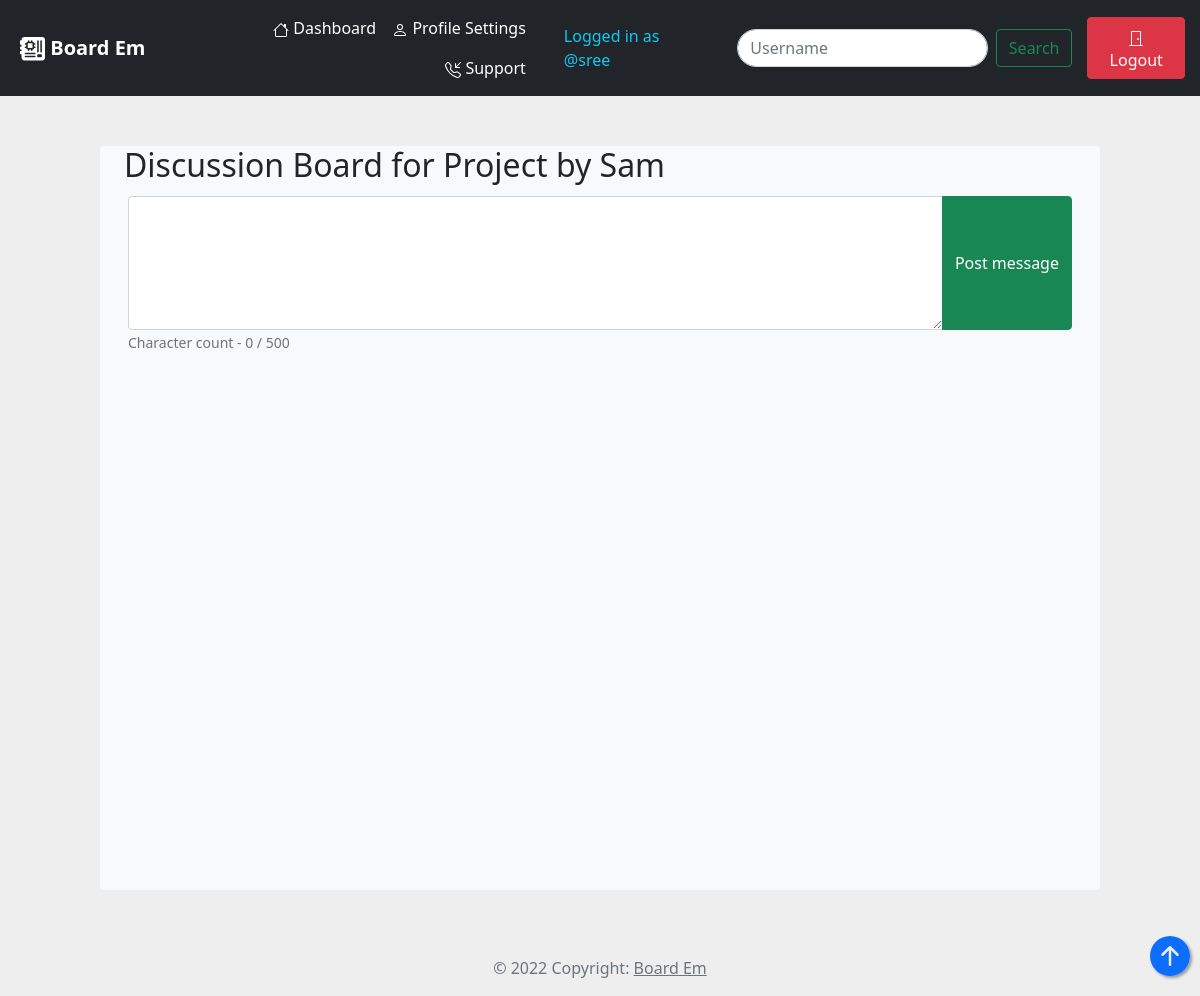
The app's page /account/discussion_board/8db33bc3-3cf2-4c0a-8137-505e317b6010/ (signed in), older data.
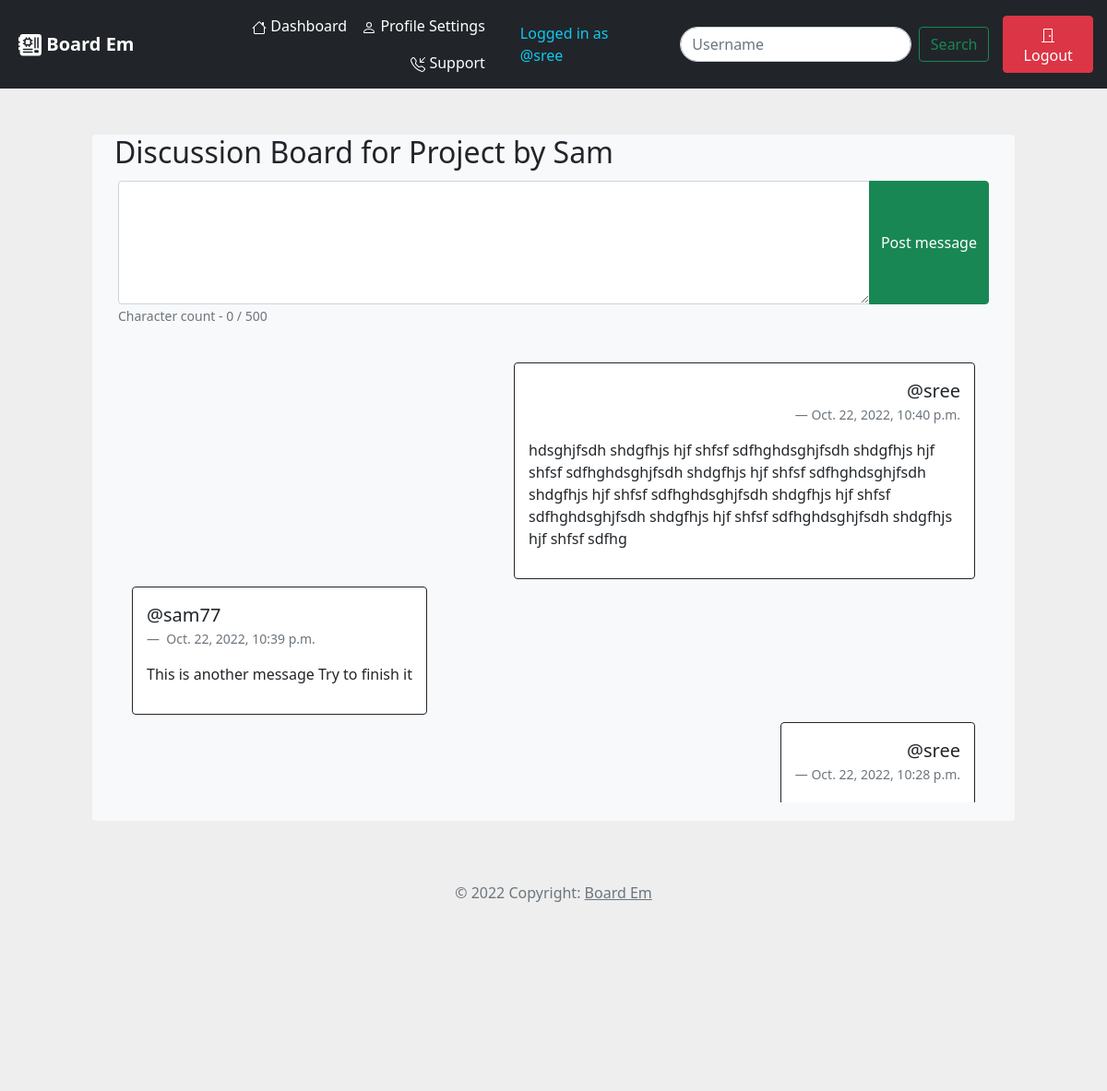
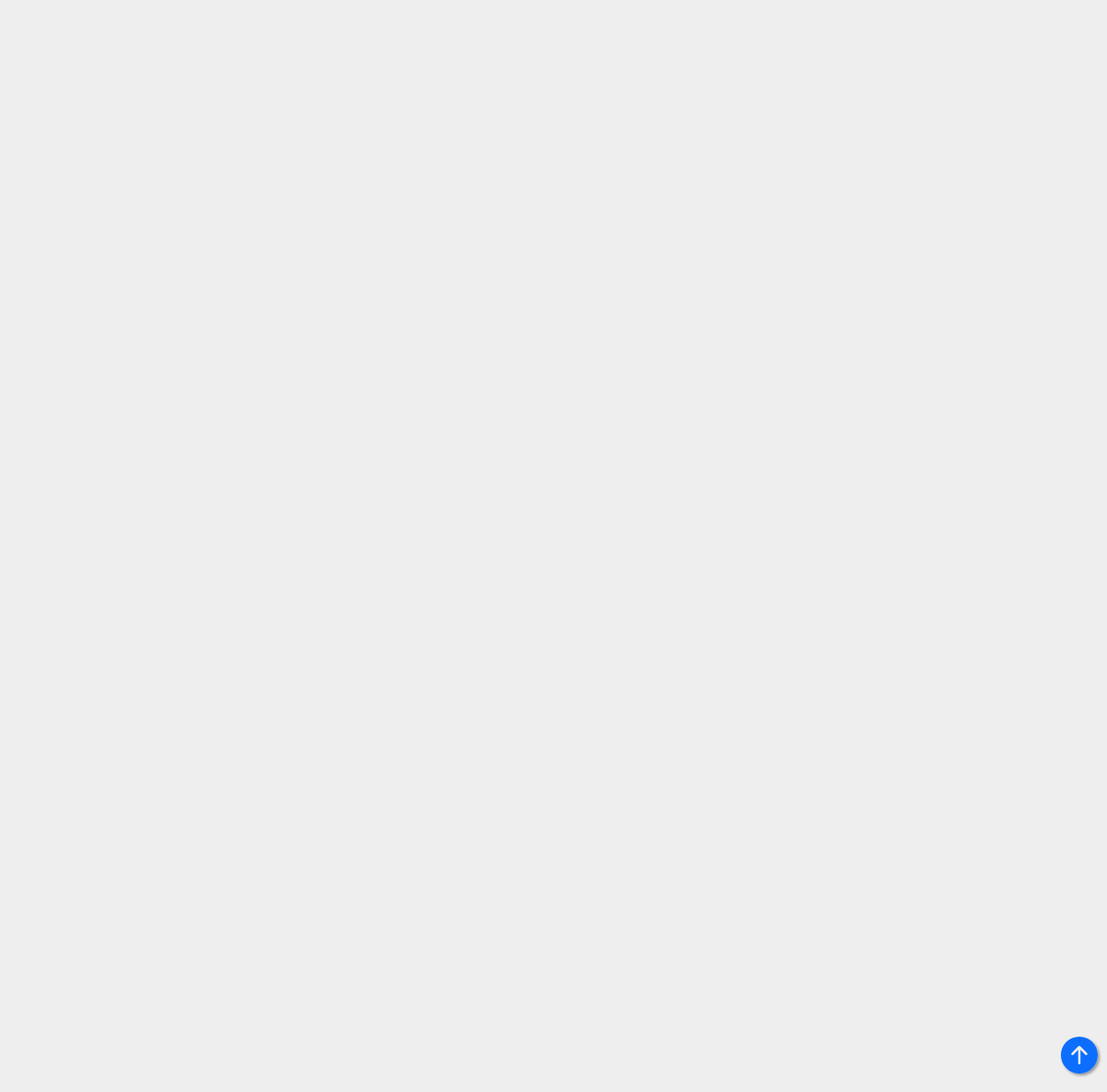
The same page, newer data (2 pictures, top to bottom).
### Intendance/models.py (models this page shows, shortened)
class Discussions(models.Model):
    posted_by = models.ForeignKey(User, on_delete=models.CASCADE)
    project = models.ForeignKey(Project, on_delete=models.CASCADE)
    message = models.TextField()
    posted_on = models.DateTimeField(auto_now=True)

### Intendance/views.py (the view)
# urls.py: path('discussion_board/<str:project_id>/', views.project_discussion_page, name="discussion-board"),
@login_required(login_url='login')
def project_discussion_page(request, project_id):
    project_obj = Project.objects.get(project_id=project_id)
    discussion_obj = Discussions.objects.filter(project=project_obj).order_by('-posted_on')
    data = {
        'project': project_obj,
        'discussions' : discussion_obj,
    }
    if request.method == "POST":
        message = request.POST.get('message')
        Discussions.objects.create(posted_by=request.user, project=project_obj, message=message)
        return redirect('discussion-board', project_id=project_id)
    return render(request, "Intendance/project_discussion.html", data)

### templates/Intendance/project_discussion.html (shortened to what this page needs)
{% extends 'Intendance/base_layout.html' %}
{% load static %}
{% block discussion_board %}
<div class="container" style="justify-content:center;margin-top:50px">
    <div class="container my-5 bg-light rounded" style="width:1000px">
        <h2> Discussion Board for {{ project.name }} </h2>
        <div class="container p-1">
            <form action="" method="POST" autocomplete="off">
                <div class="input-group">
                    <textarea class="form-control" rows="5" name="message" id="countTextArea" required></textarea>
                    <button type="submit" class="btn btn-success">Post message</button>
                </div>
                <small id="charCount" class="text-muted"></small>
            </form>
            <div class="rounded my-3" style="height:500px;padding:15px;overflow-y:auto">
                {% for disc in discussions  %}
                {% if disc.posted_by == request.user %}
                <div style="display:flex;justify-content:right" class="my-2">
                    <div class="bg-white border border-dark rounded" style="padding:15px;width:fit-content;max-width:500px;">
                        <figure>
                            <blockquote class="blockquote" style="display:flex;justify-content:right;">
                              <p>@{{ disc.posted_by }}</p>
                            </blockquote>
                            <figcaption class="blockquote-footer" style="display:flex;justify-content:right;">
                                {{ disc.posted_on }}
                            </figcaption>
                          </figure>
                        <p style="display:flex;justify-content:right;">{{ disc.message }} </p>
                    </div>
                </div>
                {% else %}
                <div style="display:flex;justify-content:left" class="my-2">
                    <div class="bg-white border border-dark rounded" style="padding:15px;width:fit-content;max-width:500px;">
                        <figure>
                            <blockquote class="blockquote">
                              <p>@{{ disc.posted_by }}</p>
                            </blockquote>
                            <figcaption class="blockquote-footer">
                                {{ disc.posted_on }}
                            </figcaption>
                          </figure>
                        <p style="display:flex;justify-content:left;">{{ disc.message }} </p>
                    </div>
                </div>
                {% endif %}
                {% endfor %}
            </div>
        </div>
    </div>
</div>
{% endblock discussion_board %}

Row changes from the older to the newer data that the page shows:
added Discussions: posted_by "sree", posted_on "Oct. 22, 2022, 10:40 p.m.", message "hdsghjfsdh shdgfhjs hjf shfsf sdfhghdsghjfsdh shdgfhjs hjf shfsf sdfhghdsghjfsdh shdgfhjs hjf shfsf sdfhghdsghjfsdh shdgfhjs hjf shfsf sdfhghdsghjfsdh shdgfhjs hjf shfsf sdfhghdsghjfsdh shdgfhjs hjf shfsf sdfhghdsghjfsdh shdgfhjs hjf shfsf sdfhg"
added Discussions: posted_by "sam77", posted_on "Oct. 22, 2022, 10:39 p.m.", message "This is another message Try to finish it"
added Discussions: posted_by "sree", posted_on "Oct. 22, 2022, 10:28 p.m."
